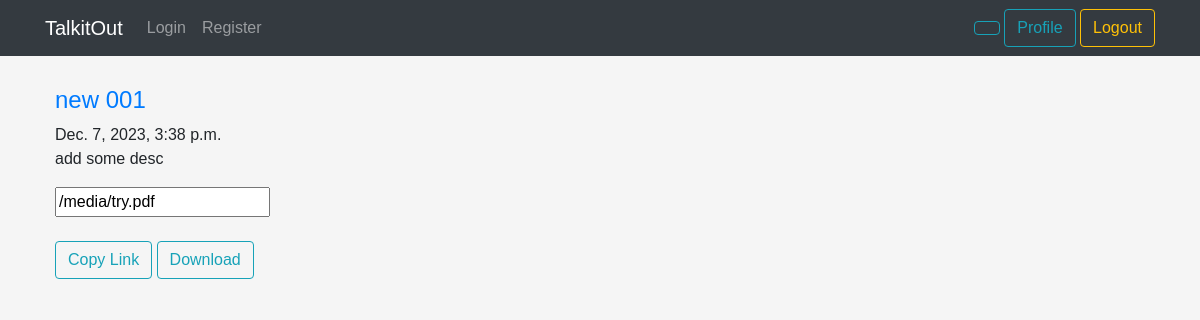
The app's page /stream/user/asmit with its own data.
### stream/models.py (models this page shows, shortened)
class VidStream(models.Model):
    streamer = models.ForeignKey(User, on_delete=models.CASCADE)
    title = models.CharField(max_length=300)
    description = models.TextField(max_length=600)
    upload_date = models.DateTimeField(default=timezone.now)
    video = models.FileField(upload_to='')

### stream/views.py (the view)
# urls.py: path('user/<str:username>', UserVideoListView.as_view(), name="user-videos"),
class UserVideoListView(ListView):
    model = VidStream
    template_name = "stream/user_videos.html"
    context_object_name = 'videos'
    def get_queryset(self):
        user = get_object_or_404(User, username=self.kwargs.get('username'))
        return VidStream.objects.filter(streamer=user).order_by('-upload_date')

### stream/templates/stream/user_videos.html (shortened to what this page needs)
{% extends 'stream/base.html'%}
{% block content %}
    <div>
        {% for item in videos %}
        <div style="margin-top: 30px;margin-bottom: 20px;margin-right: 15px;margin-left: 10px;">
            <h4><a href="{% url 'stream:video-detail' item.id %}">{{ item.title }}</a></h1>
            <h12>{{ item.upload_date}}</h12>
            <p>{{ item.description}}</p>
            <input type="text" id="linkInput" value={{ item.video.url }} readonly>
            <br>
            <br>
            <button class="btn btn-outline-info" onclick="copyLink()" id="copyButton">Copy Link</button>
            <a class="btn btn-outline-info" href="{{ item.video.url }}">Download</a>
        </div>
        {% endfor %}
    </div>
{% endblock content %}

### stream/static/stream/css/style.css (style rules this page uses)
body { background: whitesmoke; font-family: Arial, Helvetica, sans-serif; }

### records on screen
VidStream: title "new 001", upload_date "Dec. 7, 2023, 3:38 p.m.", description "add some desc", video "/media/try.pdf"
